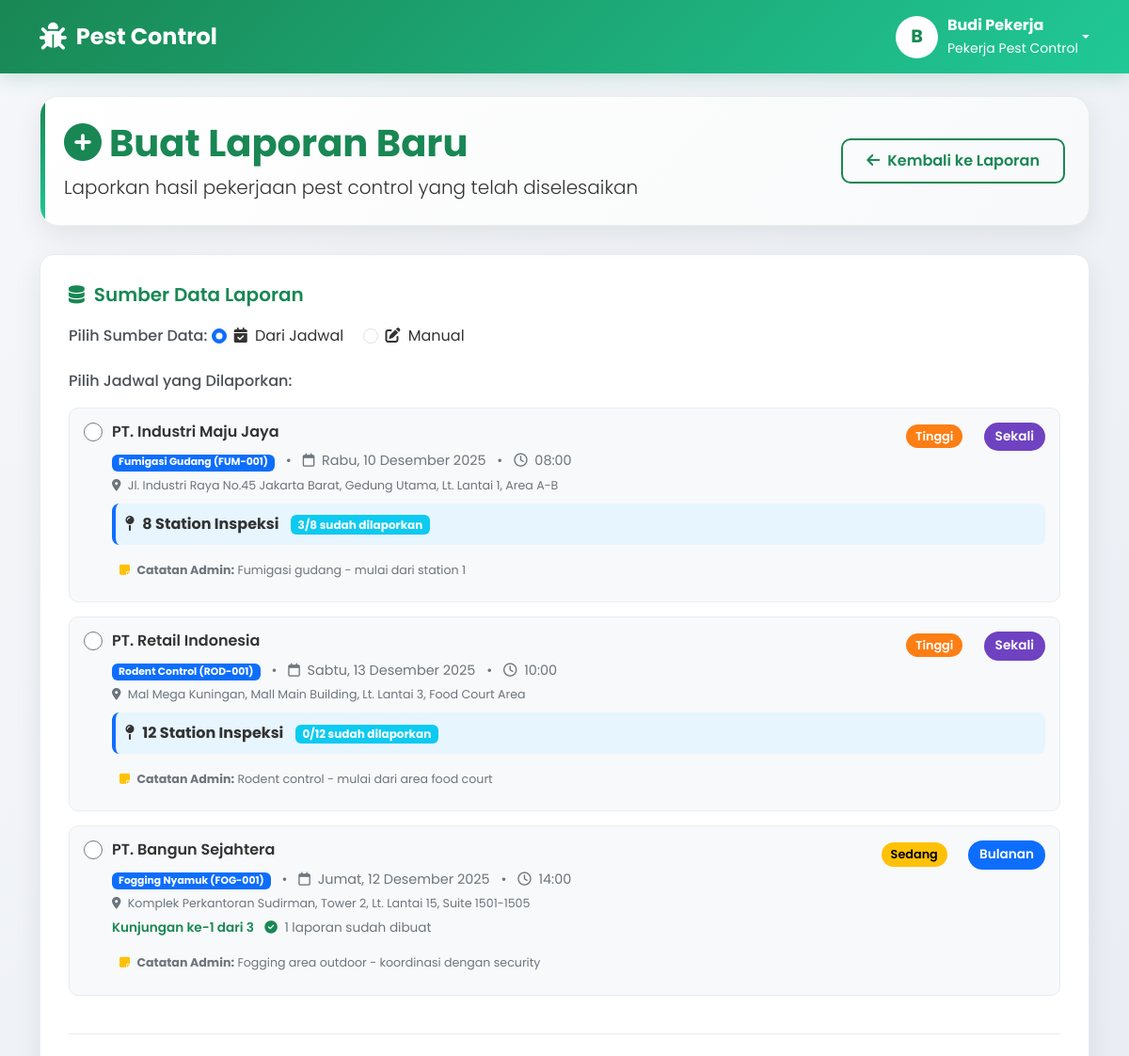
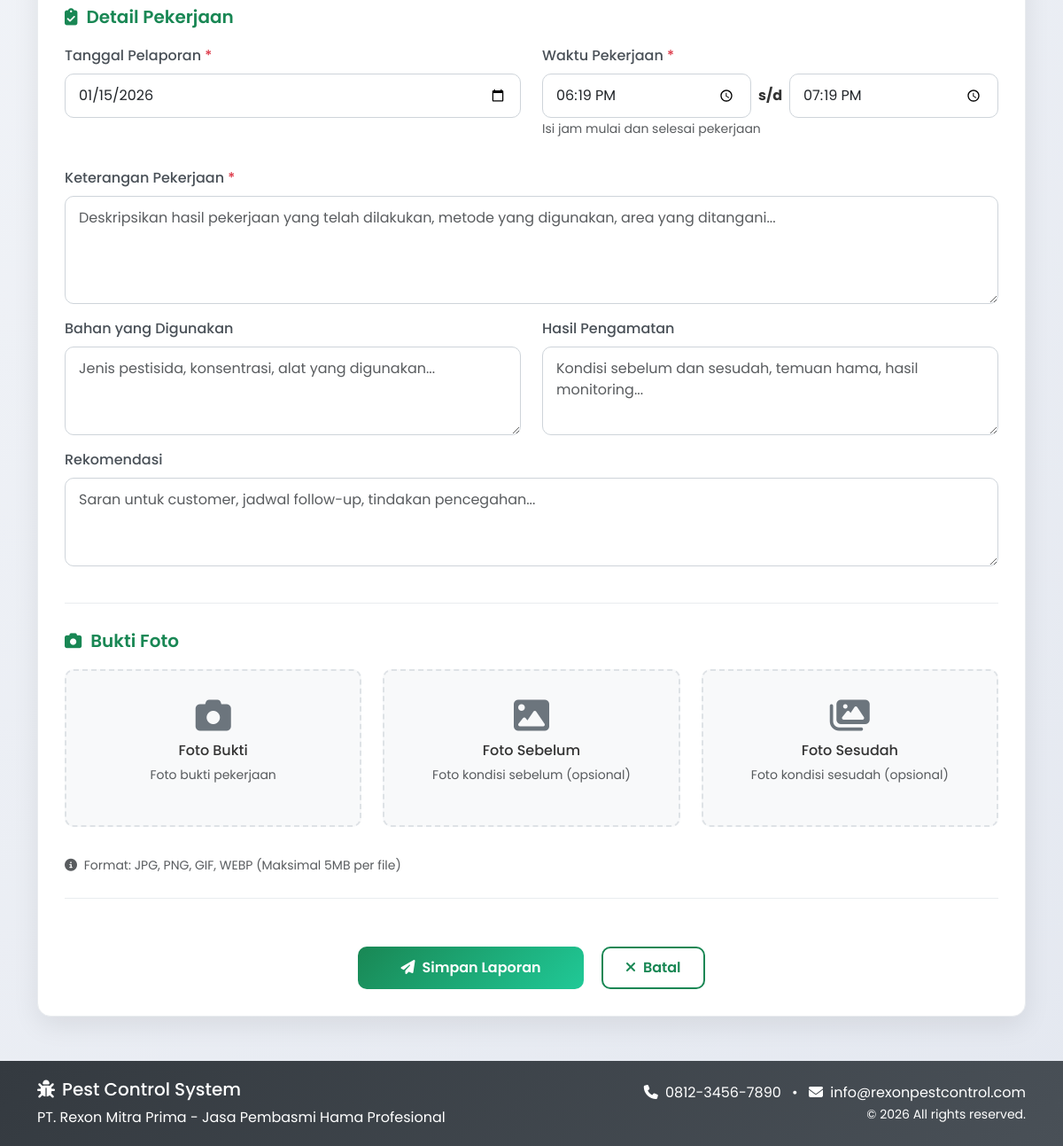
The app's page /user/create_report.php (signed in) with its own data (2 pictures, top to bottom).
### tables this page shows
CREATE TABLE jadwal (
  id INT NOT NULL AUTO_INCREMENT,
  kode_jadwal VARCHAR(50) UNIQUE,
  
   
  admin_id INT NOT NULL,
  pekerja_id INT,
  customer_id INT NOT NULL,
  service_id INT NOT NULL,
  
   
  tanggal DATE NOT NULL,
  jam TIME NOT NULL,
  lokasi TEXT,
  google_maps_url VARCHAR(500) DEFAULT NULL,
  durasi_estimasi INT,
  
   
  status ENUM('Menunggu','Berjalan','Selesai','Dibatalkan') DEFAULT 'Menunggu',
  prioritas ENUM('Rendah', 'Sedang', 'Tinggi', 'Darurat') DEFAULT 'Sedang',
  
   
  catatan_admin TEXT,
  catatan_pekerja TEXT,
  
   
  jenis_periode ENUM('Sekali', 'Harian', 'Mingguan', 'Bulanan', 'Tahunan') DEFAULT 'Sekali',
  jumlah_kunjungan INT DEFAULT 1,
  kunjungan_berjalan INT DEFAULT 0,
  tanggal_selesai_periode DATE,
  
   
  parent_jadwal_id INT NULL,
  
   
  station_terakhir INT DEFAULT 0 COMMENT 'Station terakhir yang dilaporkan',
  total_station_selesai INT DEFAULT 0 COMMENT 'Total station yang sudah selesai',
  
  created_at DATETIME DEFAULT CURRENT_TIMESTAMP,
  updated_at DATETIME DEFAULT CURRENT_TIMESTAMP ON UPDATE CURRENT_TIMESTAMP,
  
  PRIMARY KEY (id),
  INDEX idx_tanggal (tanggal),
  INDEX idx_status (status),
  INDEX idx_pekerja (pekerja_id),
  INDEX idx_customer (customer_id),
  INDEX idx_parent_jadwal (parent_jadwal_id),
  INDEX idx_jenis_periode (jenis_periode),
  INDEX idx_station_tracking (station_terakhir, total_station_selesai),
  
  FOREIGN KEY (pekerja_id) REFERENCES users(id) ON DELETE SET NULL,
  FOREIGN KEY (customer_id) REFERENCES customers(id) ON DELETE CASCADE,
  FOREIGN KEY (service_id) REFERENCES services(id) ON DELETE CASCADE,
  FOREIGN KEY (parent_jadwal_id) REFERENCES jadwal(id) ON DELETE SET NULL,
  CONSTRAINT fk_admin FOREIGN KEY (admin_id) REFERENCES admin_users(id) ON DELETE CASCADE
);

CREATE TABLE customers (
  id INT NOT NULL AUTO_INCREMENT,
  nama_perusahaan VARCHAR(150) NOT NULL,
  nama_customer VARCHAR(150) NOT NULL,
  telepon VARCHAR(30),
  email VARCHAR(150),
  alamat TEXT,
  gedung VARCHAR(100),
  lantai VARCHAR(20),
  unit VARCHAR(50),
  jumlah_station INT DEFAULT 0 COMMENT 'Jumlah station inspeksi untuk customer',
  keterangan TEXT,
  
   
  tanggal_mulai_kontrak DATE,
  tanggal_selesai_kontrak DATE,
  nilai_kontrak DECIMAL(15,2),
  status_kontrak ENUM('Aktif', 'Selesai', 'Ditangguhkan', 'Dibatalkan') DEFAULT 'Aktif',
  
  status ENUM('Aktif', 'Nonaktif', 'Trial') DEFAULT 'Aktif',
  created_at DATETIME DEFAULT CURRENT_TIMESTAMP,
  updated_at DATETIME DEFAULT CURRENT_TIMESTAMP ON UPDATE CURRENT_TIMESTAMP,
  
  PRIMARY KEY (id),
  INDEX idx_status (status),
  INDEX idx_nama (nama_perusahaan, nama_customer),
  INDEX idx_kontrak (status_kontrak),
  INDEX idx_jumlah_station (jumlah_station)
);

CREATE TABLE services (
  id INT NOT NULL AUTO_INCREMENT,
  kode_service VARCHAR(20) UNIQUE,
  nama_service VARCHAR(150) NOT NULL UNIQUE,
  deskripsi TEXT,
  durasi_menit INT,
  harga DECIMAL(12,2),
  status ENUM('Aktif', 'Nonaktif') DEFAULT 'Aktif',
  created_at DATETIME DEFAULT CURRENT_TIMESTAMP,
  updated_at DATETIME DEFAULT CURRENT_TIMESTAMP ON UPDATE CURRENT_TIMESTAMP,
  PRIMARY KEY (id)
);

### user/create_report.php (the view, shortened to what the rows shown need)
<?php
require_once '../includes/functions.php';
$pdo = getConnection();
$user_id = $_SESSION['user_id'];
$jadwal_data = [];
try {
    $stmt = $pdo->prepare("
        SELECT
            j.*,
            j.id as jadwal_id,
            c.nama_customer,
            c.nama_perusahaan,
            c.telepon as customer_telepon,
            c.alamat,
            c.gedung,
            c.lantai,
            c.unit,
            c.jumlah_station,
            s.nama_service,
            s.kode_service,
            s.harga,
            s.deskripsi as deskripsi_service,
            -- Hitung laporan yang sudah dibuat untuk jadwal ini
            (SELECT COUNT(*) FROM reports r WHERE r.jadwal_id = j.id) as total_laporan_dibuat,
            -- Ambil station yang sudah dilaporkan
            (SELECT GROUP_CONCAT(DISTINCT station_id) FROM reports WHERE jadwal_id = j.id AND station_id IS NOT NULL) as reported_stations
        FROM jadwal j
        LEFT JOIN customers c ON j.customer_id = c.id
        LEFT JOIN services s ON j.service_id = s.id
        WHERE j.pekerja_id = ?
        AND j.status IN ('Berjalan', 'Menunggu')
        AND j.tanggal <= CURDATE()
        AND (
            -- Untuk jadwal sekali dengan station: belum semua station dilaporkan
            (j.jenis_periode = 'Sekali' AND c.jumlah_station > 0 AND NOT (
                SELECT COUNT(DISTINCT station_id) = c.jumlah_station
                FROM reports
                WHERE jadwal_id = j.id AND station_id IS NOT NULL
            ))
            OR
            -- Untuk jadwal sekali tanpa station: belum ada laporan sama sekali
            (j.jenis_periode = 'Sekali' AND c.jumlah_station = 0 AND NOT EXISTS (
                SELECT 1 FROM reports WHERE jadwal_id = j.id
            ))
            OR
            -- Untuk jadwal berulang: kunjungan_berjalan < jumlah_kunjungan
            (j.jenis_periode != 'Sekali' AND j.kunjungan_berjalan < j.jumlah_kunjungan)
        )
        ORDER BY
            CASE j.prioritas
                WHEN 'Darurat' THEN 1
                WHEN 'Tinggi' THEN 2
                WHEN 'Sedang' THEN 3
                WHEN 'Rendah' THEN 4
                ELSE 5
            END,
            j.tanggal ASC,
            j.jam ASC
    ");
    $stmt->execute([$user_id]);
    $jadwal_data = $stmt->fetchAll(PDO::FETCH_ASSOC);
} catch (PDOException $e) {
    $error = "Gagal mengambil data: " . $e->getMessage();
    error_log("Error create_report: " . $e->getMessage());
}
?>
<!DOCTYPE html>
<html lang="id">
<head>
    <link href="https://cdn.jsdelivr.net/npm/bootstrap@5.3.0/dist/css/bootstrap.min.css" rel="stylesheet">
    <link rel="stylesheet" href="https://cdnjs.cloudflare.com/ajax/libs/font-awesome/6.4.0/css/all.min.css">
</head>
<body>
    <div class="container mt-4">
        <div class="page-header">
            <div class="row align-items-center">
                <div class="col-md-8">
                    <h1 class="display-6 fw-bold text-success mb-2">
                        <i class="fas fa-plus-circle me-2"></i>Buat Laporan Baru
                    </h1>
                </div>
            </div>
        </div>
        <div class="form-container">
            <form method="POST" action="" enctype="multipart/form-data" id="reportForm">
                <div class="form-section">
                    <div id="schedule-section">
                        <?php if (empty($jadwal_data)): ?>
                            <div class="alert alert-info">
                                <i class="fas fa-info-circle me-2"></i>
                                Tidak ada jadwal yang perlu dilaporkan.
                                Semua jadwal sudah dilaporkan atau belum ada jadwal untuk hari ini.
                            </div>
                        <?php else: ?>
                            <?php foreach ($jadwal_data as $jadwal):
                                $customer_name = !empty($jadwal['nama_perusahaan']) ? $jadwal['nama_perusahaan'] : $jadwal['nama_customer'];
                                $reported_stations = $jadwal['reported_stations_array'] ?? [];
                                $station_count = $jadwal['jumlah_station'] ?? 0;
                                $next_kunjungan = ($jadwal['last_reported_kunjungan'] ?? 0) + 1;
                                $period_class = 'indicator-' . strtolower($jadwal['jenis_periode']);
                                $priority_class = 'priority-' . strtolower($jadwal['prioritas']);
                            ?>
                                <div class="jadwal-card" id="jadwal-<?php echo $jadwal['jadwal_id']; ?>">
                                    <input type="radio" name="jadwal_id" value="<?php echo $jadwal['jadwal_id']; ?>"
                                           class="jadwal-radio"
                                           data-customer-id="<?php echo $jadwal['customer_id']; ?>"
                                           data-service-id="<?php echo $jadwal['service_id']; ?>"
                                           data-station-count="<?php echo $station_count; ?>"
                                           data-jenis-periode="<?php echo $jadwal['jenis_periode']; ?>"
                                           data-jadwal-id="<?php echo $jadwal['jadwal_id']; ?>"
                                           id="jadwal_<?php echo $jadwal['jadwal_id']; ?>">
                                    <div class="jadwal-info">
                                        <div class="d-flex justify-content-between align-items-start">
                                            <h6 class="mb-1"><?php echo htmlspecialchars($customer_name); ?></h6>
                                            <div>
                                                <span class="<?php echo $priority_class; ?> priority-indicator">
                                                    <?php echo $jadwal['prioritas']; ?>
                                                </span>
                                                <span class="<?php echo $period_class; ?> jadwal-indicator">
                                                    <?php echo $jadwal['jenis_periode']; ?>
                                                </span>
                                            </div>
                                        </div>
                                        <div class="jadwal-detail">
                                            <span class="badge bg-primary"><?php echo htmlspecialchars($jadwal['nama_service']); ?> (<?php echo $jadwal['kode_service']; ?>)</span>
                                            <span class="mx-2">•</span>
                                            <i class="far fa-calendar me-1"></i>
                                            <?php echo formatTanggalIndonesia($jadwal['tanggal']); ?>
                                            <span class="mx-2">•</span>
                                            <i class="far fa-clock me-1"></i>
                                            <?php echo date('H:i', strtotime($jadwal['jam'])); ?>
                                        </div>
                                        <div class="jadwal-detail mt-1">
                                            <small>
                                                <i class="fas fa-map-marker-alt me-1"></i>
                                                <?php
                                                $alamat_parts = [];
                                                if (!empty($jadwal['alamat'])) $alamat_parts[] = $jadwal['alamat'];
                                                if (!empty($jadwal['gedung'])) $alamat_parts[] = $jadwal['gedung'];
                                                if (!empty($jadwal['lantai'])) $alamat_parts[] = 'Lt. ' . $jadwal['lantai'];
                                                if (!empty($jadwal['unit'])) $alamat_parts[] = $jadwal['unit'];
                                                echo htmlspecialchars(implode(', ', $alamat_parts) ?: 'Tidak ada alamat');
                                                ?>
                                            </small>
                                        </div>
                                        <?php if ($station_count > 0 && $jadwal['jenis_periode'] == 'Sekali'): ?>
                                            <div class="station-info mt-2">
                                                <div class="d-flex justify-content-between align-items-center">
                                                    <div>
                                                        <i class="fas fa-map-pin me-1"></i>
                                                        <strong><?php echo $station_count; ?> Station Inspeksi</strong>
                                                        <span class="badge bg-info ms-2"><?php echo count($reported_stations); ?>/<?php echo $station_count; ?> sudah dilaporkan</span>
                                                    </div>
                                                </div>
                                            </div>
                                        <?php endif; ?>
                                        <?php if ($jadwal['jenis_periode'] != 'Sekali'): ?>
                                            <div class="visit-progress">
                                                <span class="progress-text">
                                                    Kunjungan ke-<?php echo $next_kunjungan; ?> dari <?php echo $jadwal['jumlah_kunjungan']; ?>
                                                </span>
                                                <?php if ($jadwal['total_laporan_dibuat'] > 0): ?>
                                                    <span class="ms-2">
                                                        <i class="fas fa-check-circle text-success me-1"></i>
                                                        <?php echo $jadwal['total_laporan_dibuat']; ?> laporan sudah dibuat
                                                    </span>
                                                <?php endif; ?>
                                            </div>
                                        <?php endif; ?>
                                        <?php if ($jadwal['catatan_admin']): ?>
                                            <div class="jadwal-detail mt-2 p-2 bg-light rounded">
                                                <small>
                                                    <i class="fas fa-sticky-note me-1 text-warning"></i>
                                                    <strong>Catatan Admin:</strong> <?php echo htmlspecialchars($jadwal['catatan_admin']); ?>
                                                </small>
                                            </div>
                                        <?php endif; ?>
                                    </div>
                                </div>
                            <?php endforeach; ?>
                        <?php endif; ?>
                    </div>
                </div>
            </form>
        </div>
    </div>
</body>
</html>

### records on screen
jadwal: customer.nama_perusahaan "PT. Industri Maju Jaya", prioritas "Tinggi", jenis_periode "Sekali", service.nama_service "Fumigasi Gudang", service.kode_service "FUM-001", tanggal "Rabu, 10 Desember 2025", jam "08:00", alamat_parts "Jl. Industri Raya No.45 Jakarta Barat, Gedung Utama, Lt. Lantai 1, Area A-B", customer.jumlah_station "8", count($reported_stations) "3", catatan_admin "Fumigasi gudang - mulai dari station 1"
jadwal: customer.nama_perusahaan "PT. Retail Indonesia", prioritas "Tinggi", jenis_periode "Sekali", service.nama_service "Rodent Control", service.kode_service "ROD-001", tanggal "Sabtu, 13 Desember 2025", jam "10:00", alamat_parts "Mal Mega Kuningan, Mall Main Building, Lt. Lantai 3, Food Court Area", customer.jumlah_station "12", count($reported_stations) "0", catatan_admin "Rodent control - mulai dari area food court"
jadwal: customer.nama_perusahaan "PT. Bangun Sejahtera", prioritas "Sedang", jenis_periode "Bulanan", service.nama_service "Fogging Nyamuk", service.kode_service "FOG-001", tanggal "Jumat, 12 Desember 2025", jam "14:00", alamat_parts "Komplek Perkantoran Sudirman, Tower 2, Lt. Lantai 15, Suite 1501-1505", next_kunjungan "1", jumlah_kunjungan "3", total_laporan_dibuat "1", catatan_admin "Fogging area outdoor - koordinasi dengan security"

### other values on screen
substr($user_name, 0, 1) "B"
$user_name "Budi Pekerja"
